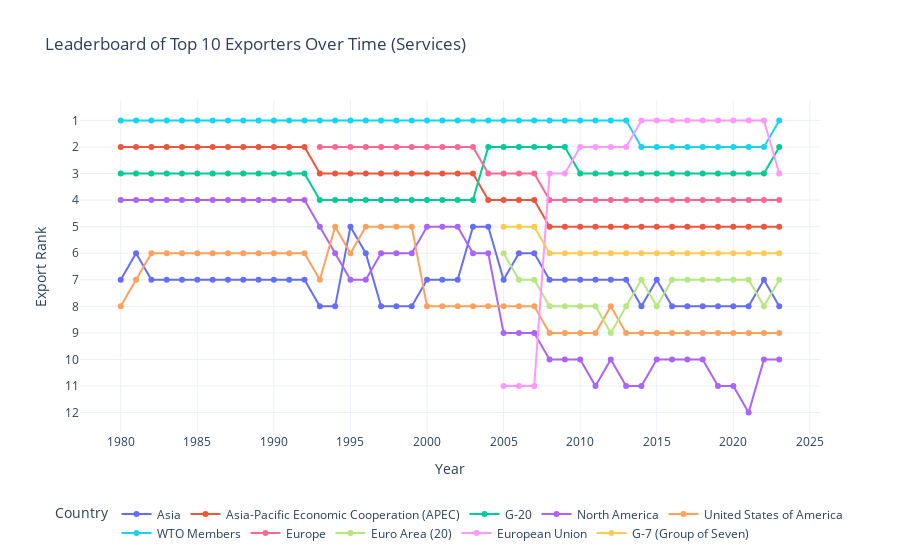

Here is the notebook cell this chart was saved with:
### Markdown cell above
## Leaderboard

### Code cell
exports = services[services["Indicator"] == "Export"]

grouped = exports.groupby(["Year", "Reporter"])["Value"].sum().reset_index()

grouped["Rank"] = grouped.groupby("Year")["Value"].rank(ascending=False, method="min")

top_exporters = grouped.groupby("Reporter")["Value"].sum().nlargest(10).index

top_data = grouped[grouped["Reporter"].isin(top_exporters)]

fig = px.line(
    top_data,
    x="Year",
    y="Rank",
    color="Reporter",
    markers=True,
    title="Leaderboard of Top 10 Exporters Over Time (Services)"
)

fig.update_layout(
    xaxis_title="Year",
    legend_title="Country",
    template="plotly_white",
    legend=dict(
        orientation="h",
        yanchor="top",
        y=-0.2,
        xanchor="center",
        x=0.5
    )
)

fig.update_yaxes(
    autorange="reversed",      
    title="Export Rank",
    tickmode="linear",         
    dtick=1                   
)

fig.show()

### Figure 1 — Plotly figure (JSON) as saved in the notebook; plotly's stock layout.template omitted (floating-point values rounded to 4 significant figures)
{"data": [{"hovertemplate": "Reporter=Asia<br>Year=%{x}<br>Rank=%{y}<extra></extra>", "legendgroup": "Asia", "line": {"color": "#636efa", "dash": "solid"}, "marker": {"symbol": "circle"}, "mode": "lines+markers", "name": "Asia", "orientation": "v", "showlegend": true, "type": "scatter", "x": [1980, 1981, 1982, 1983, 1984, 1985, 1986, 1987, 1988, 1989, 1990, 1991, 1992, 1993, 1994, 1995, 1996, 1997, 1998, 1999, 2000, 2001, 2002, 2003, 2004, 2005, 2006, 2007, 2008, 2009, 2010, 2011, 2012, 2013, 2014, 2015, 2016, 2017, 2018, 2019, 2020, 2021, 2022, 2023], "xaxis": "x", "y": [7.0, 6.0, 7.0, 7.0, 7.0, 7.0, 7.0, 7.0, 7.0, 7.0, 7.0, 7.0, 7.0, 8.0, 8.0, 5.0, 6.0, 8.0, 8.0, 8.0, 7.0, 7.0, 7.0, 5.0, 5.0, 7.0, 6.0, 6.0, 7.0, 7.0, 7.0, 7.0, 7.0, 7.0, 8.0, 7.0, 8.0, 8.0, 8.0, 8.0, 8.0, 8.0, 7.0, 8.0], "yaxis": "y"}, {"hovertemplate": "Reporter=Asia-Pacific Economic Cooperation (APEC)<br>Year=%{x}<br>Rank=%{y}<extra></extra>", "legendgroup": "Asia-Pacific Economic Cooperation (APEC)", "line": {"color": "#EF553B", "dash": "solid"}, "marker": {"symbol": "circle"}, "mode": "lines+markers", "name": "Asia-Pacific Economic Cooperation (APEC)", "orientation": "v", "showlegend": true, "type": "scatter", "x": [1980, 1981, 1982, 1983, 1984, 1985, 1986, 1987, 1988, 1989, 1990, 1991, 1992, 1993, 1994, 1995, 1996, 1997, 1998, 1999, 2000, 2001, 2002, 2003, 2004, 2005, 2006, 2007, 2008, 2009, 2010, 2011, 2012, 2013, 2014, 2015, 2016, 2017, 2018, 2019, 2020, 2021, 2022, 2023], "xaxis": "x", "y": [2.0, 2.0, 2.0, 2.0, 2.0, 2.0, 2.0, 2.0, 2.0, 2.0, 2.0, 2.0, 2.0, 3.0, 3.0, 3.0, 3.0, 3.0, 3.0, 3.0, 3.0, 3.0, 3.0, 3.0, 4.0, 4.0, 4.0, 4.0, 5.0, 5.0, 5.0, 5.0, 5.0, 5.0, 5.0, 5.0, 5.0, 5.0, 5.0, 5.0, 5.0, 5.0, 5.0, 5.0], "yaxis": "y"}, {"hovertemplate": "Reporter=G-20<br>Year=%{x}<br>Rank=%{y}<extra></extra>", "legendgroup": "G-20", "line": {"color": "#00cc96", "dash": "solid"}, "marker": {"symbol": "circle"}, "mode": "lines+markers", "name": "G-20", "orientation": "v", "showlegend": true, "type": "scatter", "x": [1980, 1981, 1982, 1983, 1984, 1985, 1986, 1987, 1988, 1989, 1990, 1991, 1992, 1993, 1994, 1995, 1996, 1997, 1998, 1999, 2000, 2001, 2002, 2003, 2004, 2005, 2006, 2007, 2008, 2009, 2010, 2011, 2012, 2013, 2014, 2015, 2016, 2017, 2018, 2019, 2020, 2021, 2022, 2023], "xaxis": "x", "y": [3.0, 3.0, 3.0, 3.0, 3.0, 3.0, 3.0, 3.0, 3.0, 3.0, 3.0, 3.0, 3.0, 4.0, 4.0, 4.0, 4.0, 4.0, 4.0, 4.0, 4.0, 4.0, 4.0, 4.0, 2.0, 2.0, 2.0, 2.0, 2.0, 2.0, 3.0, 3.0, 3.0, 3.0, 3.0, 3.0, 3.0, 3.0, 3.0, 3.0, 3.0, 3.0, 3.0, 2.0], "yaxis": "y"}, {"hovertemplate": "Reporter=North America<br>Year=%{x}<br>Rank=%{y}<extra></extra>", "legendgroup": "North America", "line": {"color": "#ab63fa", "dash": "solid"}, "marker": {"symbol": "circle"}, "mode": "lines+markers", "name": "North America", "orientation": "v", "showlegend": true, "type": "scatter", "x": [1980, 1981, 1982, 1983, 1984, 1985, 1986, 1987, 1988, 1989, 1990, 1991, 1992, 1993, 1994, 1995, 1996, 1997, 1998, 1999, 2000, 2001, 2002, 2003, 2004, 2005, 2006, 2007, 2008, 2009, 2010, 2011, 2012, 2013, 2014, 2015, 2016, 2017, 2018, 2019, 2020, 2021, 2022, 2023], "xaxis": "x", "y": [4.0, 4.0, 4.0, 4.0, 4.0, 4.0, 4.0, 4.0, 4.0, 4.0, 4.0, 4.0, 4.0, 5.0, 6.0, 7.0, 7.0, 6.0, 6.0, 6.0, 5.0, 5.0, 5.0, 6.0, 6.0, 9.0, 9.0, 9.0, 10.0, 10.0, 10.0, 11.0, 10.0, 11.0, 11.0, 10.0, 10.0, 10.0, 10.0, 11.0, 11.0, 12.0, 10.0, 10.0], "yaxis": "y"}, {"hovertemplate": "Reporter=United States of America<br>Year=%{x}<br>Rank=%{y}<extra></extra>", "legendgroup": "United States of America", "line": {"color": "#FFA15A", "dash": "solid"}, "marker": {"symbol": "circle"}, "mode": "lines+markers", "name": "United States of America", "orientation": "v", "showlegend": true, "type": "scatter", "x": [1980, 1981, 1982, 1983, 1984, 1985, 1986, 1987, 1988, 1989, 1990, 1991, 1992, 1993, 1994, 1995, 1996, 1997, 1998, 1999, 2000, 2001, 2002, 2003, 2004, 2005, 2006, 2007, 2008, 2009, 2010, 2011, 2012, 2013, 2014, 2015, 2016, 2017, 2018, 2019, 2020, 2021, 2022, 2023], "xaxis": "x", "y": [8.0, 7.0, 6.0, 6.0, 6.0, 6.0, 6.0, 6.0, 6.0, 6.0, 6.0, 6.0, 6.0, 7.0, 5.0, 6.0, 5.0, 5.0, 5.0, 5.0, 8.0, 8.0, 8.0, 8.0, 8.0, 8.0, 8.0, 8.0, 9.0, 9.0, 9.0, 9.0, 8.0, 9.0, 9.0, 9.0, 9.0, 9.0, 9.0, 9.0, 9.0, 9.0, 9.0, 9.0], "yaxis": "y"}, {"hovertemplate": "Reporter=WTO Members<br>Year=%{x}<br>Rank=%{y}<extra></extra>", "legendgroup": "WTO Members", "line": {"color": "#19d3f3", "dash": "solid"}, "marker": {"symbol": "circle"}, "mode": "lines+markers", "name": "WTO Members", "orientation": "v", "showlegend": true, "type": "scatter", "x": [1980, 1981, 1982, 1983, 1984, 1985, 1986, 1987, 1988, 1989, 1990, 1991, 1992, 1993, 1994, 1995, 1996, 1997, 1998, 1999, 2000, 2001, 2002, 2003, 2004, 2005, 2006, 2007, 2008, 2009, 2010, 2011, 2012, 2013, 2014, 2015, 2016, 2017, 2018, 2019, 2020, 2021, 2022, 2023], "xaxis": "x", "y": [1.0, 1.0, 1.0, 1.0, 1.0, 1.0, 1.0, 1.0, 1.0, 1.0, 1.0, 1.0, 1.0, 1.0, 1.0, 1.0, 1.0, 1.0, 1.0, 1.0, 1.0, 1.0, 1.0, 1.0, 1.0, 1.0, 1.0, 1.0, 1.0, 1.0, 1.0, 1.0, 1.0, 1.0, 2.0, 2.0, 2.0, 2.0, 2.0, 2.0, 2.0, 2.0, 2.0, 1.0], "yaxis": "y"}, {"hovertemplate": "Reporter=Europe<br>Year=%{x}<br>Rank=%{y}<extra></extra>", "legendgroup": "Europe", "line": {"color": "#FF6692", "dash": "solid"}, "marker": {"symbol": "circle"}, "mode": "lines+markers", "name": "Europe", "orientation": "v", "showlegend": true, "type": "scatter", "x": [1993, 1994, 1995, 1996, 1997, 1998, 1999, 2000, 2001, 2002, 2003, 2004, 2005, 2006, 2007, 2008, 2009, 2010, 2011, 2012, 2013, 2014, 2015, 2016, 2017, 2018, 2019, 2020, 2021, 2022, 2023], "xaxis": "x", "y": [2.0, 2.0, 2.0, 2.0, 2.0, 2.0, 2.0, 2.0, 2.0, 2.0, 2.0, 3.0, 3.0, 3.0, 3.0, 4.0, 4.0, 4.0, 4.0, 4.0, 4.0, 4.0, 4.0, 4.0, 4.0, 4.0, 4.0, 4.0, 4.0, 4.0, 4.0], "yaxis": "y"}, {"hovertemplate": "Reporter=Euro Area (20)<br>Year=%{x}<br>Rank=%{y}<extra></extra>", "legendgroup": "Euro Area (20)", "line": {"color": "#B6E880", "dash": "solid"}, "marker": {"symbol": "circle"}, "mode": "lines+markers", "name": "Euro Area (20)", "orientation": "v", "showlegend": true, "type": "scatter", "x": [2005, 2006, 2007, 2008, 2009, 2010, 2011, 2012, 2013, 2014, 2015, 2016, 2017, 2018, 2019, 2020, 2021, 2022, 2023], "xaxis": "x", "y": [6.0, 7.0, 7.0, 8.0, 8.0, 8.0, 8.0, 9.0, 8.0, 7.0, 8.0, 7.0, 7.0, 7.0, 7.0, 7.0, 7.0, 8.0, 7.0], "yaxis": "y"}, {"hovertemplate": "Reporter=European Union<br>Year=%{x}<br>Rank=%{y}<extra></extra>", "legendgroup": "European Union", "line": {"color": "#FF97FF", "dash": "solid"}, "marker": {"symbol": "circle"}, "mode": "lines+markers", "name": "European Union", "orientation": "v", "showlegend": true, "type": "scatter", "x": [2005, 2006, 2007, 2008, 2009, 2010, 2011, 2012, 2013, 2014, 2015, 2016, 2017, 2018, 2019, 2020, 2021, 2022, 2023], "xaxis": "x", "y": [11.0, 11.0, 11.0, 3.0, 3.0, 2.0, 2.0, 2.0, 2.0, 1.0, 1.0, 1.0, 1.0, 1.0, 1.0, 1.0, 1.0, 1.0, 3.0], "yaxis": "y"}, {"hovertemplate": "Reporter=G-7 (Group of Seven)<br>Year=%{x}<br>Rank=%{y}<extra></extra>", "legendgroup": "G-7 (Group of Seven)", "line": {"color": "#FECB52", "dash": "solid"}, "marker": {"symbol": "circle"}, "mode": "lines+markers", "name": "G-7 (Group of Seven)", "orientation": "v", "showlegend": true, "type": "scatter", "x": [2005, 2006, 2007, 2008, 2009, 2010, 2011, 2012, 2013, 2014, 2015, 2016, 2017, 2018, 2019, 2020, 2021, 2022, 2023], "xaxis": "x", "y": [5.0, 5.0, 5.0, 6.0, 6.0, 6.0, 6.0, 6.0, 6.0, 6.0, 6.0, 6.0, 6.0, 6.0, 6.0, 6.0, 6.0, 6.0, 6.0], "yaxis": "y"}], "layout": {"legend": {"orientation": "h", "title": {"text": "Country"}, "tracegroupgap": 0, "x": 0.5, "xanchor": "center", "y": -0.2, "yanchor": "top"}, "title": {"text": "Leaderboard of Top 10 Exporters Over Time (Services)"}, "xaxis": {"anchor": "y", "domain": [0, 1], "title": {"text": "Year"}}, "yaxis": {"anchor": "x", "autorange": "reversed", "domain": [0, 1], "dtick": 1, "tickmode": "linear", "title": {"text": "Export Rank"}}}}
